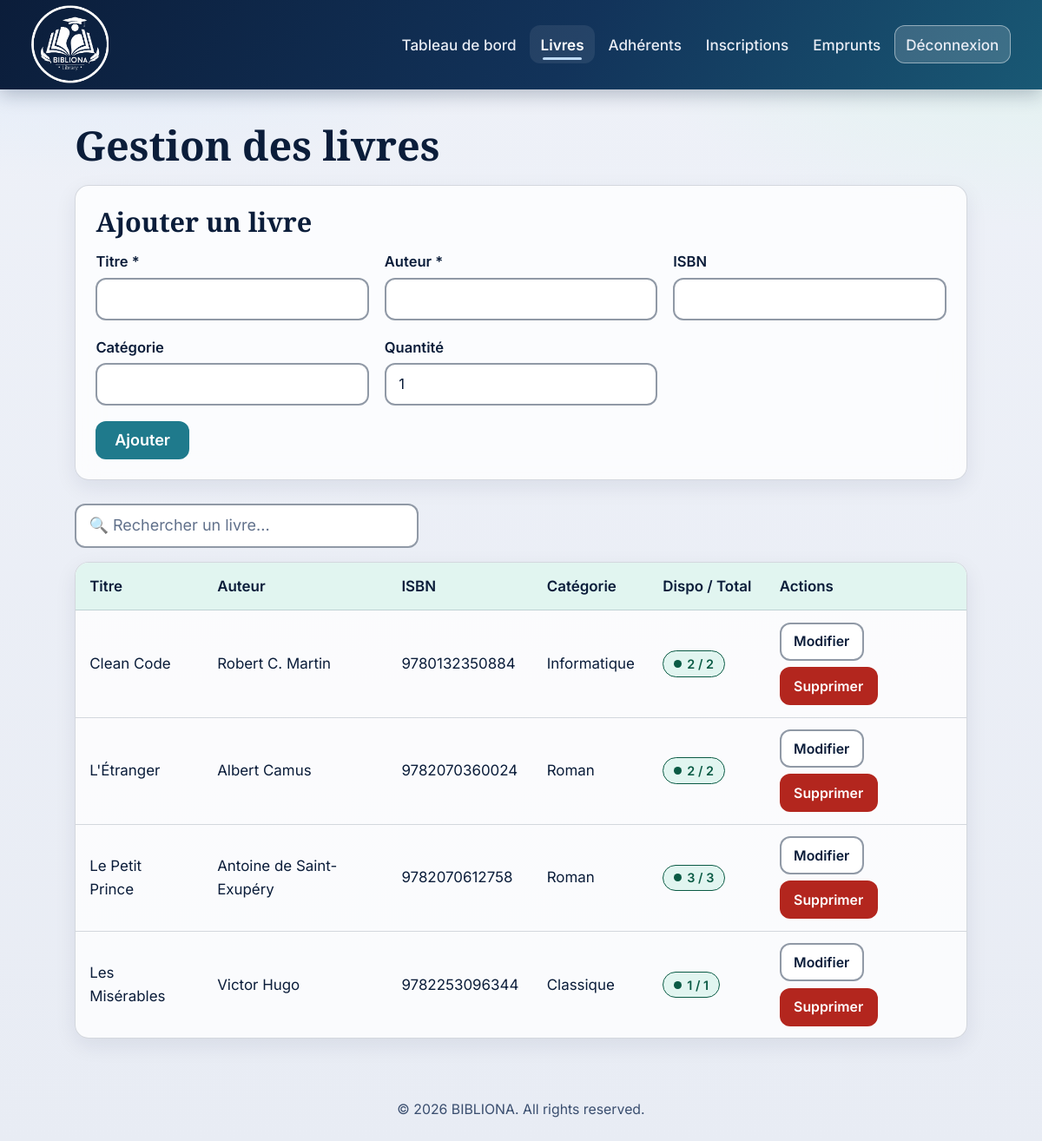
Screenshot of /livres.php (signed in) with the database file from the repository.
### tables this page shows
CREATE TABLE IF NOT EXISTS livres (
  id INT AUTO_INCREMENT PRIMARY KEY,
  titre VARCHAR(200) NOT NULL,
  auteur VARCHAR(150) NOT NULL,
  isbn VARCHAR(30) DEFAULT NULL,
  categorie VARCHAR(100) DEFAULT NULL,
  quantite INT NOT NULL DEFAULT 1
);

### config.php (called while the page is built, shortened)
<?php
function e($s) { return htmlspecialchars((string)$s, ENT_QUOTES, 'UTF-8'); }

### livres.php (the view, shortened to what this page needs)
<?php
require 'includes/header.php';
$edit = null;
$livres = $pdo->query(
    'SELECT l.*, l.quantite - (SELECT COUNT(*) FROM emprunts e WHERE e.livre_id = l.id AND e.date_retour_effective IS NULL) AS disponible
     FROM livres l ORDER BY l.titre'
)->fetchAll();
?>
<h1>Gestion des livres</h1>
<form method="post" class="form">
  <h2><?= $edit ? 'Modifier le livre' : 'Ajouter un livre' ?></h2>
  <div class="grid">
    <label>Titre *<input name="titre" required value="<?= e($edit['titre'] ?? '') ?>"></label>
    <label>Auteur *<input name="auteur" required value="<?= e($edit['auteur'] ?? '') ?>"></label>
    <label>ISBN<input name="isbn" value="<?= e($edit['isbn'] ?? '') ?>"></label>
    <label>Catégorie<input name="categorie" value="<?= e($edit['categorie'] ?? '') ?>"></label>
    <label>Quantité<input type="number" name="quantite" min="1" value="<?= e($edit['quantite'] ?? 1) ?>"></label>
  </div>
  <button class="btn" type="submit"><?= $edit ? 'Enregistrer' : 'Ajouter' ?></button>
</form>
<input type="search" id="search" class="search" placeholder="🔍 Rechercher un livre..." data-table="tbl">
<table id="tbl">
  <thead><tr><th>Titre</th><th>Auteur</th><th>ISBN</th><th>Catégorie</th><th>Dispo / Total</th><th>Actions</th></tr></thead>
  <tbody>
  <?php foreach ($livres as $l): ?>
    <tr>
      <td><?= e($l['titre']) ?></td>
      <td><?= e($l['auteur']) ?></td>
      <td><?= e($l['isbn']) ?></td>
      <td><?= e($l['categorie']) ?></td>
      <td><span class="badge <?= $l['disponible'] > 0 ? 'ok' : 'late' ?>"><?= (int)$l['disponible'] ?> / <?= (int)$l['quantite'] ?></span></td>
      <td class="actions">
        <a class="btn small light" href="livres.php?edit=<?= $l['id'] ?>">Modifier</a>
        <form method="post" class="inline" data-confirm="Supprimer ce livre ?">
          <button class="btn small danger">Supprimer</button>
        </form>
      </td>
    </tr>
  <?php endforeach; ?>
  </tbody>
</table>
<?php require 'includes/footer.php'; ?>

### css/style.css (style rules this page uses)
:root { --navy: #0B1D3A; --teal: #1F7A8C; --slate: #4A6FA5; --ice: #BFDBF7; --mint: #E1F5F0; --lavender: #E8ECF4; --bg: #E8ECF4; --bg-grad: radial-gradient(1100px 560px at 8% -10%, #d6e8fb 0%, transparent 60%), radial-gradient(900px 480px at 100% 0%, #dff3ee 0%, transparent 55%), linear-gradient(180deg, #eef1f8 0%, #E8ECF4 100%); --surface: rgba(255, 255, 255, .78); --surface-solid: #ffffff; --surface-alt: #E1F5F0; --text: #0B1D3A; --text-muted: #3A4E6F; --primary: #1F7A8C; --primary-dark: #17606F; --on-primary: #ffffff; --link: #17606F; --blue: #4A6FA5; --danger: #B3261E; --border: rgba(11, 29, 58, .16); --border-strong: rgba(11, 29, 58, .45); --focus: #0B1D3A; --ok-bg: #E1F5F0; --ok-fg: #0A5A44; --run-bg: #DCE8F8; --run-fg: #1B3F73; --late-bg: #FBE3E1; --late-fg: #8A1F18; --th-bg: #E1F5F0; --shadow: 0 8px 24px rgba(11, 29, 58, .08); --shadow-lg: 0 18px 40px rgba(11, 29, 58, .18); --font-head: "Playfair Display", "Lora", Georgia, serif; --font-body: "Inter", "Nunito", system-ui, -apple-system, "Segoe UI", sans-serif; --r-md: 12px; --r-lg: 16px; --target: 44px; }
* { box-sizing: border-box; }
html { font-size: clamp(1rem, .94rem + .3vw, 1.125rem); -webkit-text-size-adjust: 100%; }
body { margin: 0; font-family: var(--font-body); line-height: 1.6; color: var(--text); background: var(--bg); background-image: var(--bg-grad); background-attachment: fixed; overflow-x: hidden; }
h1, h2, h3 { font-family: var(--font-head); line-height: 1.2; color: var(--text); }
h1 { font-size: clamp(1.8rem, 1.3rem + 2.2vw, 2.6rem); margin: 0 0 1rem; }
h2 { font-size: clamp(1.3rem, 1.1rem + 1vw, 1.7rem); margin: 1.6rem 0 .8rem; }
a { color: var(--link); text-underline-offset: 3px; }
.form { padding: 1.3rem; margin-bottom: 1.5rem; border-radius: var(--r-lg); background: var(--surface); border: 1px solid var(--border); box-shadow: var(--shadow); -webkit-backdrop-filter: blur(14px) saturate(1.2); backdrop-filter: blur(14px) saturate(1.2); }
.form h2 { margin-top: 0; }
.grid { display: grid; grid-template-columns: repeat(auto-fit, minmax(13rem, 1fr)); gap: 1rem; margin-bottom: 1rem; }
label { display: flex; flex-direction: column; gap: .3rem; font-size: .92rem; font-weight: 600; }
input, select { min-height: var(--target); padding: .5rem .8rem; border-radius: var(--r-md); border: 2px solid var(--border-strong); background: var(--surface-solid); color: var(--text); font: inherit; font-weight: 400; }
input::placeholder { color: var(--text-muted); opacity: .8; }
.btn { display: inline-flex; align-items: center; justify-content: center; gap: .4rem; min-height: var(--target); min-width: var(--target); padding: .5rem 1.1rem; background: var(--primary); color: var(--on-primary); border: 2px solid transparent; border-radius: var(--r-md); font: inherit; font-weight: 600; line-height: 1.2; text-decoration: none; cursor: pointer; }
.btn.light { background: var(--surface-solid); color: var(--text); border-color: var(--border-strong); }
.btn.danger { background: var(--danger); color: #fff; }
.btn.small { padding: .3rem .8rem; font-size: .88rem; }
.search { width: 100%; max-width: 22rem; margin-bottom: .9rem; }
table { width: 100%; border-collapse: separate; border-spacing: 0; overflow: hidden; background: var(--surface); border: 1px solid var(--border); border-radius: var(--r-lg); box-shadow: var(--shadow); }
th, td { padding: .75rem .9rem; text-align: left; border-bottom: 1px solid var(--border); font-size: .94rem; }
th { background: var(--th-bg); font-weight: 600; white-space: nowrap; }
tr:last-child td { border-bottom: 0; }
.actions { display: flex; gap: .4rem; flex-wrap: wrap; }
form.inline { display: inline; }
.badge { display: inline-flex; align-items: center; gap: .35rem; padding: .15rem .65rem; border-radius: 999px; font-size: .8rem; font-weight: 600; border: 1px solid transparent; }
.badge::before { content: ""; width: .5rem; height: .5rem; flex: none; }
.badge.ok { background: var(--ok-bg); color: var(--ok-fg); border-color: var(--ok-fg); }
.badge.ok::before { border-radius: 50%; background: currentColor; }
.small { font-size: .88rem; }

### rows the page displays
livres: titre "Clean Code", auteur "Robert C. Martin", isbn "9780132350884", categorie "Informatique", disponible "2", quantite "2"
livres: titre "L'Étranger", auteur "Albert Camus", isbn "9782070360024", categorie "Roman", disponible "2", quantite "2"
livres: titre "Le Petit Prince", auteur "Antoine de Saint-Exupéry", isbn "9782070612758", categorie "Roman", disponible "3", quantite "3"
livres: titre "Les Misérables", auteur "Victor Hugo", isbn "9782253096344", categorie "Classique", disponible "1", quantite "1"

### other values shown
$label "Tableau de bord"
$label "Livres"
$label "Adhérents"
$label "Inscriptions"
$label "Emprunts"
